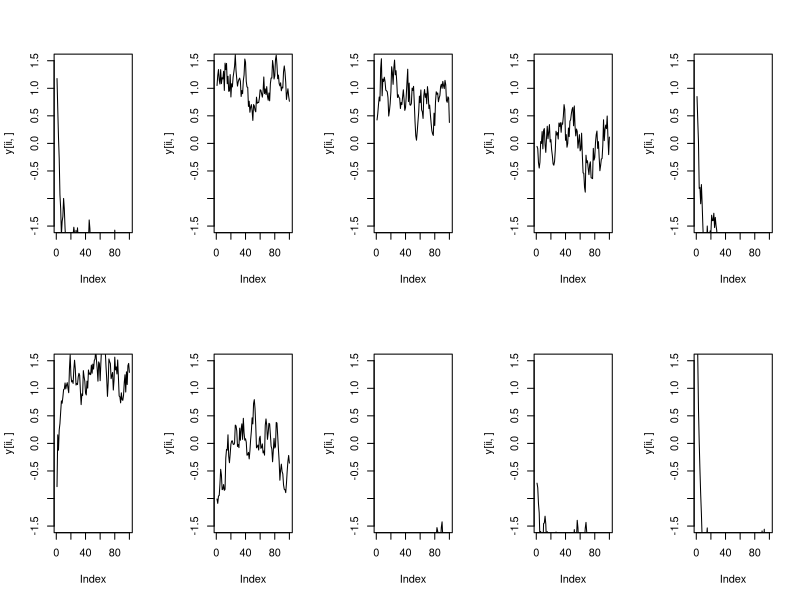
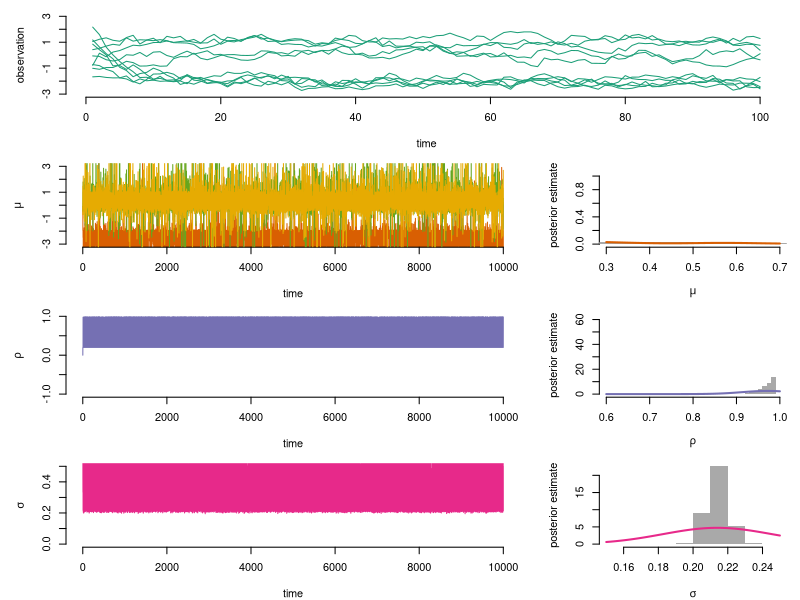

Recreate these plots in R, in order.
# Setup plot colors
library("RColorBrewer")
plotColors = brewer.pal(6, "Dark2");

nMCMC         <- 10000
nBurnIn       <- 2500
nData         <- 10
nObservations <- 100
nClusters     <- 3
nMaxClusters  <- 3

##############################################################################
# Generate data
##############################################################################

p    <- c(0.4, 0.3, 0.3)
par  <- c(0.5, 0.8, 0.2)
par1 <- c(-2,0,1)

y    <- matrix(0, nrow=nData, ncol=nObservations)
x    <- matrix(0, nrow=nData, ncol=1)

for (ii in 1:nData){
  x[ii]   <- sample(nClusters, 1, replace=TRUE, p)
  y[ii,1] <- rnorm(1);
  foo     <- par1[x[ii]]

  for (tt in 2:nObservations) {
    y[ii,tt] <- foo + par[2] * ( y[ii,tt-1] - foo ) + par[3] * rnorm(1)
  }
}

par(mfrow=c(2,5))
for (ii in 1:nData) {
  plot(y[ii,],type="l",ylim=c(-1.5,1.5))
}

##############################################################################
# Gibbs sampler
##############################################################################
a0 <- 1
# Pre-allocate matrices
I                 <- matrix(1, nrow=nMCMC+1, ncol=nData )
nMembersCluster   <- matrix(0, nrow=nMCMC,   ncol=nMaxClusters)
nOccupiedClusters <- matrix(0, nrow=nMCMC,   ncol=1)
piPost            <- matrix(1, nrow=nMCMC,   ncol=nMaxClusters)

mu                <- matrix(0, nrow=nMCMC, ncol=nMaxClusters)
rho               <- matrix(0, nrow=nMCMC, ncol=1)
sigma             <- matrix(1, nrow=nMCMC, ncol=1)

mu[1,]            <- rnorm(3)
sigma[1,]         <- abs(rnorm(1))
I[2,]             <- sample( nMaxClusters, nData, replace=T )

for ( ii in 2:nMCMC ) {

  #===========================================================================
  # Count the no. members in each cluster and sample the cluster weight
  #===========================================================================
  piCluster <- rep(0, nMaxClusters)
  
  for (jj in 1:nMaxClusters) {
    
    # Count the number of members in each cluster
    nMembersCluster[ii,jj] <- length(which(I[ii,] == jj))
    
    # Count the number of occupied clusters
    if (nMembersCluster[ii,jj] > 0) { 
      nOccupiedClusters[ii] <- nOccupiedClusters[ii] + 1 
    }
    
    # Sample probabilities p from Dirichlet (as normalised Gamma variables)
    piCluster[jj] <- rgamma(1, a0 + nMembersCluster[ii,jj], 1)
  
  }
  
  piPost[ii,] <- piCluster / sum(piCluster)
  
  #===========================================================================
  # Update the parameters (only mu is different for each cluster)
  #===========================================================================  

  #---------------------------------------------------------------------------
  # rho | mu, sigma (normal)
  #---------------------------------------------------------------------------
  idx     <- I[ii,]
  muC     <- mu[ii-1,idx] 
  rhobar  <- sum( ( y[,-1] - muC ) * ( y[,-nObservations] - muC ) ) / sum( ( y[,-1] - muC )^2 )
  rho[ii] <- rnorm(1, rhobar, sqrt( sigma[ii-1] / sum( ( y[,-1] - mu[ii-1,idx] )^2 ) ) )
  
  if (rho[ii] > 0.99){ print("Warning rho=1"); rho[ii]=0.2 }
  
  #---------------------------------------------------------------------------
  # mu | rho, sigma (normal)
  # for each cluster
  #---------------------------------------------------------------------------
  for (jj in 1:nMaxClusters) {
    
    idx        <- which(I[ii,] == jj)
    ysub       <- y[idx,]
    nTotalData <- length(idx) * (nObservations - 1)
    
    if (length(idx) > 2) {
      mubar     <- mean( ysub[,-1] - rho[ii] * ysub[,-nObservations] ) / (1 - rho[ii] )
      mu[ii,jj] <- rnorm(1, mubar, 
                         sqrt( sigma[ii-1] / (nTotalData * (1 - rho[ii] )^2 ) ) )
    } else {
      mu[ii,jj] <- 0.3 * rnorm(1)
    }
  }
  
  #---------------------------------------------------------------------------
  # sigma | mu, rho (inverse Gamma)
  #---------------------------------------------------------------------------
  idx       <- I[ii,]
  sigmahat  <- sd( y[,-1] - mu[ii,idx] - rho[ii-1] * y[,-nObservations] )
  
  aPost     <- 0.5 * ( nObservations * nData ) + 1
  bPost     <- 0.5 * sum(((y[,-1]-mu[ii,idx])-rho[ii]*(y[,-nObservations]-mu[ii,idx]))^2)
  sigma[ii] <- 1 / rgamma(1, aPost, bPost )

  #===========================================================================
  # Sample the indicators
  #===========================================================================
  piPost[ii,] <- piCluster / sum(piCluster)
  
  w <- matrix(0, nrow = nData, ncol = nMaxClusters)
  
  for (jj in 1:nMaxClusters) {
    tmp    <- dnorm( y[,-1], mu[ii,I[ii,jj]] + rho[ii] * (y[,-nObservations] - mu[ii,I[ii,jj]]), sqrt(sigma[ii]), log=TRUE )
    w[,jj] <- rowSums(tmp)
  }
  
  for ( jj in 1:nData ) {
    wmax  <- max( w[jj,] )
    v     <- exp( w[jj,] - wmax )
    
    I[ii+1,jj] <- sample(nMaxClusters, 1, replace=TRUE, v / sum(v) )
  }  
}

##############################################################################
# Plot the results
##############################################################################

layout(matrix(c(1,1,1,2,2,3,4,4,5,6,6,7), 4, 3, byrow = TRUE))  
par(mar=c(4,5,1,1)) 

plot(y[1,], type="l", bty="n", col=plotColors[1], xlab="time", ylab="observation",ylim=c(-3,3))
for (ii in 2:nData){
  lines(y[ii,], col=plotColors[1])
}


plot(mu[,1], type="l", bty="n", col=plotColors[2], xlab="time", ylab=expression(mu),ylim=c(-3,3))
lines(mu[,2], col=plotColors[5])
lines(mu[,3], col=plotColors[6])

hist(mu[nBurnIn:nMCMC],          breaks=floor(sqrt(nMCMC-nBurnIn)), main=NA, 
     xlim=c(0.3,0.7), freq=FALSE, col="darkgrey", border=NA, 
     xlab=expression(mu), ylab="posterior estimate")
lines(density(mu[nBurnIn:nMCMC],from=0.3,to=0.7),lwd=2, col=plotColors[2])

plot(rho, type="l", bty="n", col=plotColors[3], xlab="time", ylab=expression(rho),ylim=c(-1,1))

hist(rho[nBurnIn:nMCMC],         breaks=floor(sqrt(nMCMC-nBurnIn)), main=NA, 
     xlim=c(0.6,1), freq=FALSE, col="darkgrey", border=NA, 
     xlab=expression(rho), ylab="posterior estimate")
lines(density(rho[nBurnIn:nMCMC],from=0.6,to=1.0),lwd=2, col=plotColors[3])

plot(sqrt(sigma), type="l", bty="n", col=plotColors[4], xlab="time", ylab=expression(sigma),ylim=c(0,0.5))

hist(sqrt(sigma[nBurnIn:nMCMC]), breaks=floor(sqrt(nMCMC-nBurnIn)), main=NA, 
     xlim=c(0.15,0.25), freq=FALSE, col="darkgrey", border=NA, 
     xlab=expression(sigma), ylab="posterior estimate")
lines(density(sqrt(sigma[nBurnIn:nMCMC]),from=0.15,to=0.25),lwd=2, col=plotColors[4])
